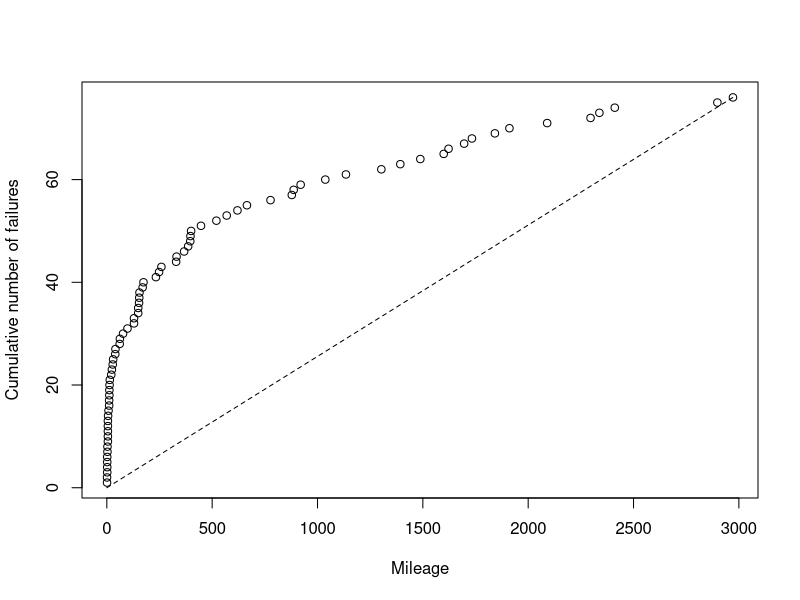
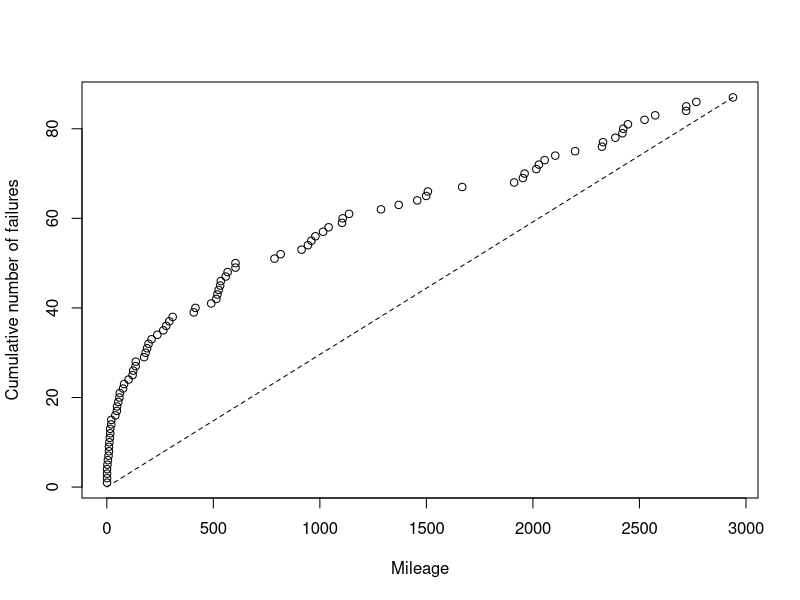
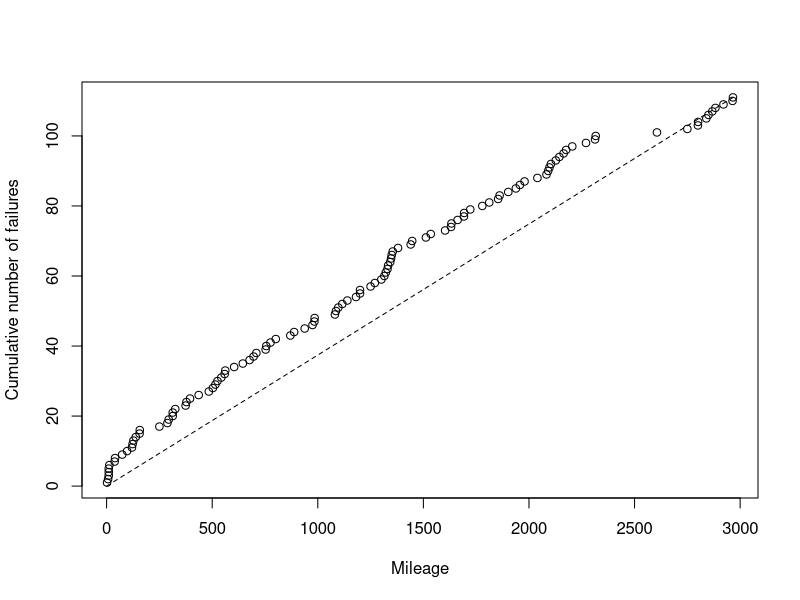

Here is the R script that generated these plots, in order:
#rm(list=ls())

library(goftest)
library(dplyr)
library(tidyr)

#=======================================================
findCV <- function(tvec,tau,sigma,cv){
        n=length(tvec)
        xvec=diff(c(0,tvec))
        if(sigma=="s"){
                sdest <- sqrt(var(xvec))
                mu <- mean(xvec)
                CV <- sdest/mu
        }
        if(sigma=="c"){
                xvec2 <- c(xvec,tau-tvec[n])
                mu <- tau/n
                sdest <- sqrt(sum(xvec2^2)/n-mu^2)
                CV <- sdest/mu
        }
        if(sigma=="l"){
                xdiff <- xvec[2:n]-xvec[1:(n-1)]
                sdest <- sqrt(sum(xdiff^2)/(2*(n-1)))
                mu <- mean(xvec)
                CV <- sdest/mu
        }
        if(sigma=="fixCV"){
                CV <- cv
        }
        return(CV)
}  

## Lewis Robinson test

LRtestobs <- function(tvec,tau,sigma,cv){
        CV <- findCV(tvec,tau,sigma,cv)
        n=length(tvec)
        LR <- (sqrt(12)/(CV*tau*sqrt(n)))*(sum(tvec)-n*tau/2)
        return(LR)
}


LRtest <- function(tvec,tau,sigma="s",cv=1){
        LR <- LRtestobs(tvec,tau,sigma,cv)
        pLR <- 2*pnorm(-abs(LR))
        cat("Lewis-Robinson test for trend in time censored processes.\n")
        cat(paste("Test statistic: LR =",round(LR,digits=3),"\n"))
        cat(paste("p-value =",round(pLR,digits=5)),"\n")
        CV <- findCV(tvec,tau,sigma,cv)
        cat(paste("CV =", round(CV,digits=3) ,"\n"))
}


## Cramer von-Mises test

CvMtestobs <- function(tvec,tau,sigma,cv){
        CV <- findCV(tvec,tau,sigma,cv)
        n=length(tvec)
        xvec=diff(c(0,tvec))
        konst <- 1/(CV^2*n)
        indseq <- 0:(n-1)
        sumledd <- sum(indseq^2*xvec/tau)-n*sum(indseq*(tvec^2-c(0,tvec[1:(n-1)])^2)/tau^2)
        sisteledd <- n^2/3+n^2*(tvec[n]^2/tau^2-tvec[n]/tau)
        CV <- konst*(sumledd+sisteledd)
        return(CV)
}  


CvMtest <- function(tvec,tau,sigma="s",cv=1){
        CvM <- CvMtestobs(tvec,tau,sigma,cv)
        pCvM <- 1-pCvM(q=CvM)
        cat("Cramer von-Mises test for trend in time censored processes.\n")
        cat(paste("Test statistic: CvM =",round(CvM,digits=3),"\n"))
        cat(paste("p-value =",round(pCvM,digits=5)),"\n")
        CV <- findCV(tvec,tau,sigma,cv)
        cat(paste("CV =", round(CV,digits=3) ,"\n"))
}

#=======================================================



d <- read.csv("cd_cars.csv")
d <- as_tibble(d)
dd <- d %>% arrange(FM, Mil)
LHD_tau <- 3000


#=====================================================
# Nelson-Aalen plot for trend:
#=====================================================

LHD1_ftimes <- dd$Mil[1:76]
LHD1_N <- length(LHD1_ftimes) 
plot(LHD1_ftimes,1:LHD1_N,xlab="Mileage",ylab="Cumulative number of failures")
lines(c(0,LHD1_ftimes[LHD1_N]),c(0,LHD1_N),lty=2)


LHD2_ftimes <- dd$Mil[77:163]
LHD2_N <- length(LHD2_ftimes) 
plot(LHD2_ftimes,1:LHD2_N,xlab="Mileage",ylab="Cumulative number of failures")
lines(c(0,LHD2_ftimes[LHD2_N]),c(0,LHD2_N),lty=2)


LHD3_ftimes <- dd$Mil[164:274]
LHD3_N <- length(LHD3_ftimes) 
plot(LHD3_ftimes,1:LHD3_N,xlab="Mileage",ylab="Cumulative number of failures")
lines(c(0,LHD3_ftimes[LHD3_N]),c(0,LHD3_N),lty=2)


#=========================================
# Run the trend tests
# Warranty claim dataset (cd_cars.csv)
#=========================================

LRtest(LHD1_ftimes,LHD_tau,sigma="s")
LRtest(LHD1_ftimes,LHD_tau,sigma="l")

CvMtest(LHD1_ftimes,LHD_tau,sigma="s")
CvMtest(LHD1_ftimes,LHD_tau,sigma="l")


LRtest(LHD2_ftimes,LHD_tau,sigma="s")
LRtest(LHD2_ftimes,LHD_tau,sigma="l")

CvMtest(LHD2_ftimes,LHD_tau,sigma="s")
CvMtest(LHD2_ftimes,LHD_tau,sigma="l")


LRtest(LHD3_ftimes,LHD_tau,sigma="s")
LRtest(LHD3_ftimes,LHD_tau,sigma="l")

CvMtest(LHD3_ftimes,LHD_tau,sigma="s")
CvMtest(LHD3_ftimes,LHD_tau,sigma="l")
